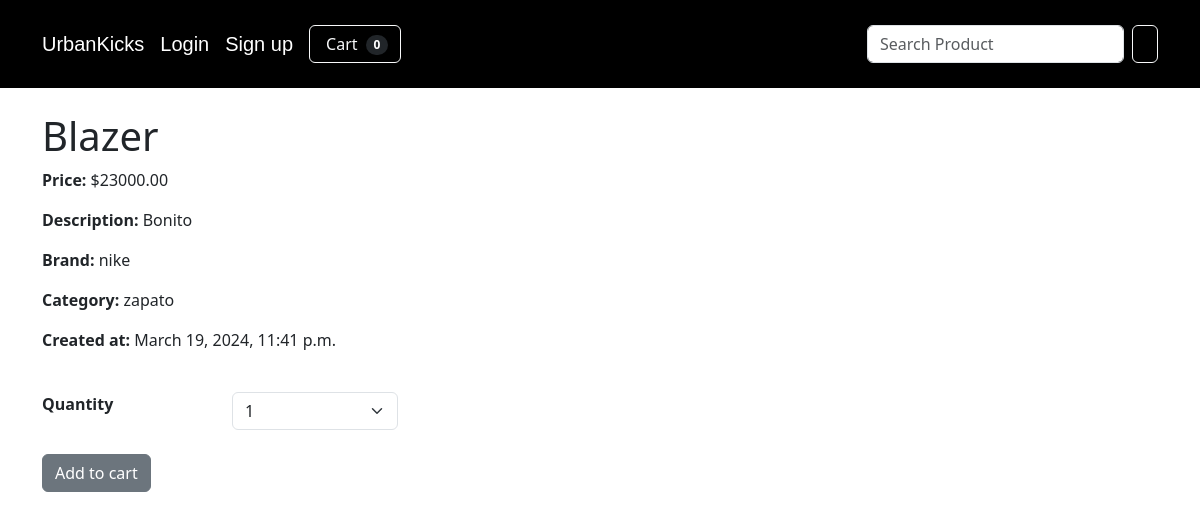
The page /product/1/detail/ on the database its author committed.
### product/models.py (models this page shows, shortened)
class Product(models.Model):
    product_id = models.AutoField(primary_key=True)
    name = models.CharField(max_length=100)
    price = models.DecimalField(max_digits=10, decimal_places=2)
    description = models.TextField()
    brand = models.ForeignKey(Brand, on_delete=models.CASCADE, related_name='products')
    category = models.CharField(max_length=50)
    created_at = models.DateTimeField(auto_now_add=True)

class Brand(models.Model):
    name = models.CharField(max_length=100)
    def __str__(self):
        return self.name

### product/views.py (the view)
# urls.py: path('product/<int:product_id>/detail/', ProductDetailView.as_view(), name='product_detail'),
class ProductDetailView(View):
    def get(self, request, product_id):
        product = get_object_or_404(Product, pk=product_id)
        return render(request, 'product_detail.html', {'product': product})

### cart/cart.py (called while the page is built)
    def __len__(self):
        return len(self.cart)

### cart/context_processors.py (called while the page is built)
def cart(request):
    return {'cart': Cart(request)}

### product/templates/product_detail.html (shortened to what this page needs)
{% extends 'base.html' %}
{% block content %}
<body>
    <h1>{{ product.name }}</h1>
    <p><strong>Price:</strong> ${{ product.price }}</p>
    <p><strong>Description:</strong> {{ product.description }}</p>
    <p><strong>Brand:</strong> {{ product.brand }}</p>
    <p><strong>Category:</strong> {{ product.category }}</p>
    <p><strong>Created at:</strong> {{ product.created_at }}</p>
    <br>
    <div class="row justify">
        <div class="col-md-2"><strong>Quantity</strong></div>
        <div class="col-md-2">
            <select class="form-select" id="quantity-cart">
                <option value="1">1</option>
            </select>
        </div>
    </div>
    <br>
    <button type="button" value="{{ product.product_id }}" class="btn btn-secondary" id="add-cart">Add to cart</button>
</body>
{% endblock %}

### rows shown on the page
Product: name "Blazer", price "23000.00", description "Bonito", brand "nike", category "zapato", created_at "March 19, 2024, 11:41 p.m."

### other values the page prints
{{ cart|length }} "0"
